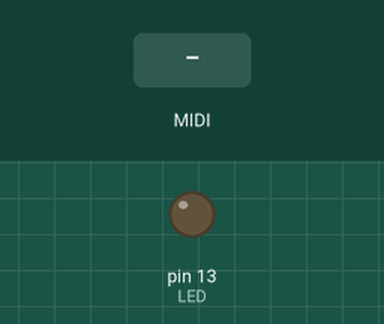
Simulated run of this sketch. Board: Arduino Uno, built with avr-gcc and run on an emulated ATmega328P. On the bench: output pins drawn as LEDs (lit = HIGH). Inputs (shaded band) come from the test bench. MIDI output is not drawn.

Above: at 1.2 s.
1.3 s: MIDI note 36 received
At 2.1 s:
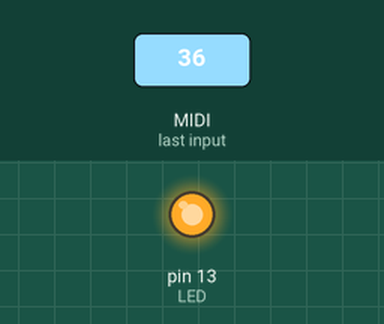
4.3 s: MIDI note 48 received
At 7.1 s:
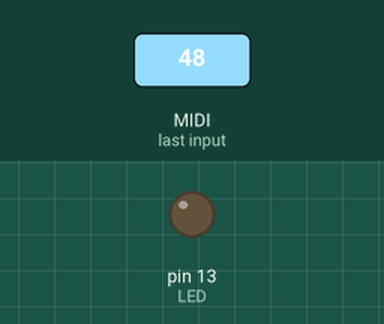
7.3 s: MIDI note 60 received
At 8.1 s:
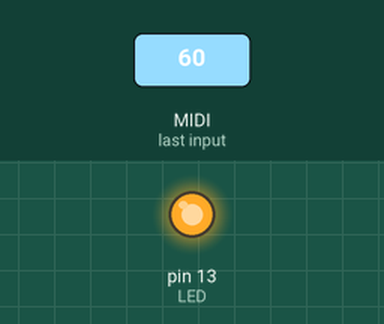
Timing chart, 0 to 10.8 s (numbered marks = the images above; inputs shaded):
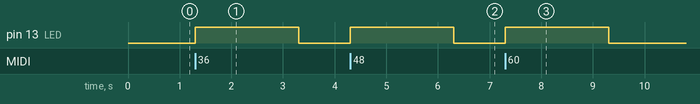

The sketch:

MIDILibrary_Example.ino
```cpp
#include <MIDI.h>
// Simple tutorial on how to receive and send MIDI messages.
// Here, when receiving any message on channel 4, the Arduino
// will blink a led and play back a note for 1 second.
MIDI_CREATE_DEFAULT_INSTANCE();
#define LED 13 // LED pin on Arduino Uno
void setup()
{
pinMode(LED, OUTPUT);
MIDI.begin(4); // Launch MIDI and listen to channel 4
}
void loop()
{
if (MIDI.read()) // If we have received a message
{
digitalWrite(LED,HIGH);
MIDI.sendNoteOn(42,127,1); // Send a Note (pitch 42, velo 127 on channel 1)
delay(1000); // Wait for a second
MIDI.sendNoteOff(42,0,1); // Stop the note
digitalWrite(LED,LOW);
}
}
```

Measured:
- after the input at 1.3 s, pin 13 (LED): LOW → HIGH at once, → LOW 2.0 s later
- after the input at 4.3 s, pin 13 (LED): LOW → HIGH at once, → LOW 2.0 s later
- after the input at 7.3 s, pin 13 (LED): LOW → HIGH at once, → LOW 2.0 s later
